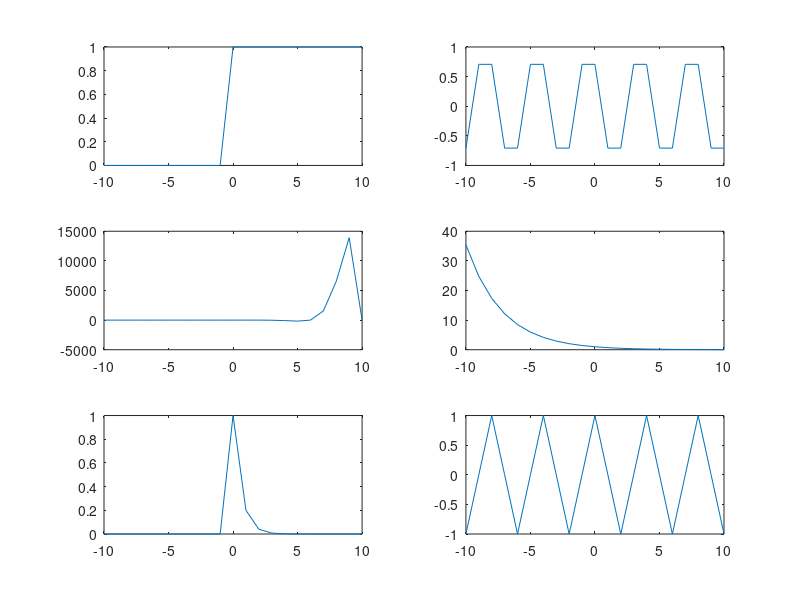

MATLAB code to generate this figure:
clc;
clear all;
%questionA
n=-10:1:10;
close all;
a=[zeros(1,10),1,ones(1,10)];
energy1=sum(abs(a).^2);
power1=energy1/length(a);
disp 'power of u(n)';
disp(power1);
disp 'energy of u(n)';
disp(energy1);
subplot(3,2,1);
plot(n,a);
hold on;

%questionB
n=-10:1:10;
b1=pi*n/2;
b2=pi/4;
b3=1i.*(b1+b2);
b=exp(b3);
energy2=sum(abs(b).^2);
power2=energy2/length(b);
disp 'power of 2nd signal';
disp(power2);
disp 'energy of 2nd signal';
disp(energy2);
subplot(3,2,2);
plot(n,b);

hold on;

%questionC
n=-10:1:10;
c1=3.^n;
c2=pi*n/4;
c3=1i*c2;
c4=exp(c3);
c=c1.*c4;
energy3=sum(abs(c).^2);
power3=energy1/length(c);
disp 'power of 3rd signal';
disp(power3);
disp 'energy of 3rd signal';
disp(energy3);
subplot(3,2,3);
plot(n,c);
hold on;

%questionD
n=-10:1:10;
d=0.7.^n;
energy4=sum(abs(d).^2);
power4=energy1/length(d);
disp 'power of 4th signal';
disp(power4);
disp 'energy of 4th signal';
disp(energy4);
subplot(3,2,4);
plot(n,d);
hold on;

%questionE

e1=[zeros(1,10),1,ones(1,10)];
e2=0.2.^n;
e=e1.*e2;
energy5=sum(abs(e).^2);
power5=energy1/length(e);
disp 'power of 5th signal';
disp(power5);
disp 'energy of 5th signal';
disp(energy5);
subplot(3,2,5);
plot(n,e);
hold on;

%questionF
n=-10:1:10;
f1=pi*n/2;
f=cos(f1);
energy6=sum(abs(f).^2);
power6=energy1/length(f);
disp 'power of 6th signal';
disp(power6);
disp 'energy of 6th signal';
disp(energy6);
subplot(3,2,6);
plot(n,f);
hold on;

